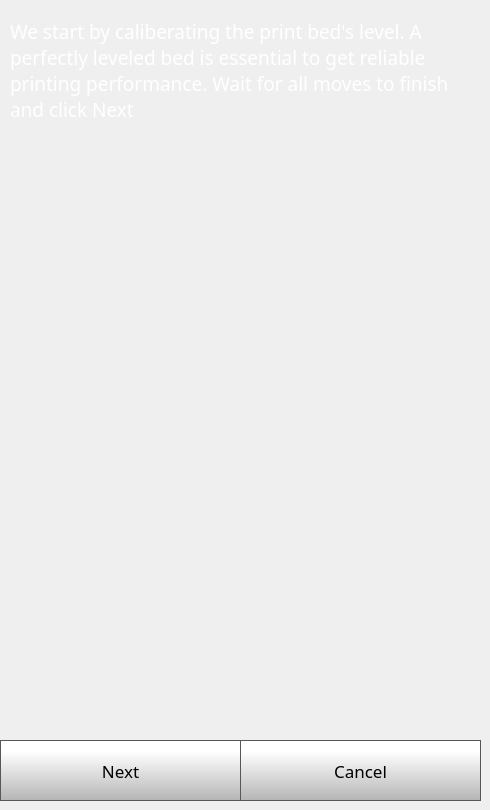
    <widget class="QWidget" name="quickStep1Page">
     <widget class="QLabel" name="caliberateLabel_6">
      <property name="geometry">
       <rect>
        <x>10</x>
        <y>10</y>
        <width>461</width>
        <height>121</height>
       </rect>
      </property>
      <property name="font">
       <font>
        <family>Gotham</family>
        <pointsize>14</pointsize>
        <weight>50</weight>
        <bold>false</bold>
       </font>
      </property>
      <property name="styleSheet">
       <string notr="true">color: rgb(255, 255, 255);</string>
      </property>
      <property name="text">
       <string>We start by caliberating the print bed's level. A perfectly leveled bed is essential to get reliable printing performance. Wait for all moves to finish and click Next</string>
      </property>
      <property name="wordWrap">
       <bool>true</bool>
      </property>
     </widget>
     <widget class="QPushButton" name="quickStep1CancelButton">
      <property name="geometry">
       <rect>
        <x>240</x>
        <y>740</y>
        <width>241</width>
        <height>61</height>
       </rect>
      </property>
      <property name="font">
       <font>
        <family>Gotham</family>
        <pointsize>13</pointsize>
       </font>
      </property>
      <property name="styleSheet">
       <string notr="true">QPushButton {
     border: 1px solid rgb(87, 87, 87);
	background-color: qlineargradient(spread:pad, x1:0, y1:1, x2:0, y2:0.188, stop:0 rgba(180, 180, 180, 255), stop:1 rgba(255, 255, 255, 255));


}

QPushButton:pressed {
    background-color: qlineargradient(x1: 0, y1: 0, x2: 0, y2: 1,
                                      stop: 0 #dadbde, stop: 1 #f6f7fa);
}

QPushButton:flat {
    border: none; /* no border for a flat push button */
}

QPushButton:default {
    border-color: navy; /* make the default button prominent */
}

QPushButton:focus {
	outline: none;
}</string>
      </property>
      <property name="text">
       <string>Cancel</string>
      </property>
      <property name="iconSize">
       <size>
        <width>40</width>
        <height>40</height>
       </size>
      </property>
     </widget>
     <widget class="QPushButton" name="quickStep1NextButton">
      <property name="geometry">
       <rect>
        <x>0</x>
        <y>740</y>
        <width>241</width>
        <height>61</height>
       </rect>
      </property>
      <property name="font">
       <font>
        <family>Gotham</family>
        <pointsize>13</pointsize>
       </font>
      </property>
      <property name="styleSheet">
       <string notr="true">QPushButton {
     border: 1px solid rgb(87, 87, 87);
	background-color: qlineargradient(spread:pad, x1:0, y1:1, x2:0, y2:0.188, stop:0 rgba(180, 180, 180, 255), stop:1 rgba(255, 255, 255, 255));


}

QPushButton:pressed {
    background-color: qlineargradient(x1: 0, y1: 0, x2: 0, y2: 1,
                                      stop: 0 #dadbde, stop: 1 #f6f7fa);
}

QPushButton:flat {
    border: none; /* no border for a flat push button */
}

QPushButton:default {
    border-color: navy; /* make the default button prominent */
}

QPushButton:focus {
	outline: none;
}</string>
      </property>
      <property name="text">
       <string>Next</string>
      </property>
      <property name="iconSize">
       <size>
        <width>40</width>
        <height>40</height>
       </size>
      </property>
     </widget>
    </widget>
